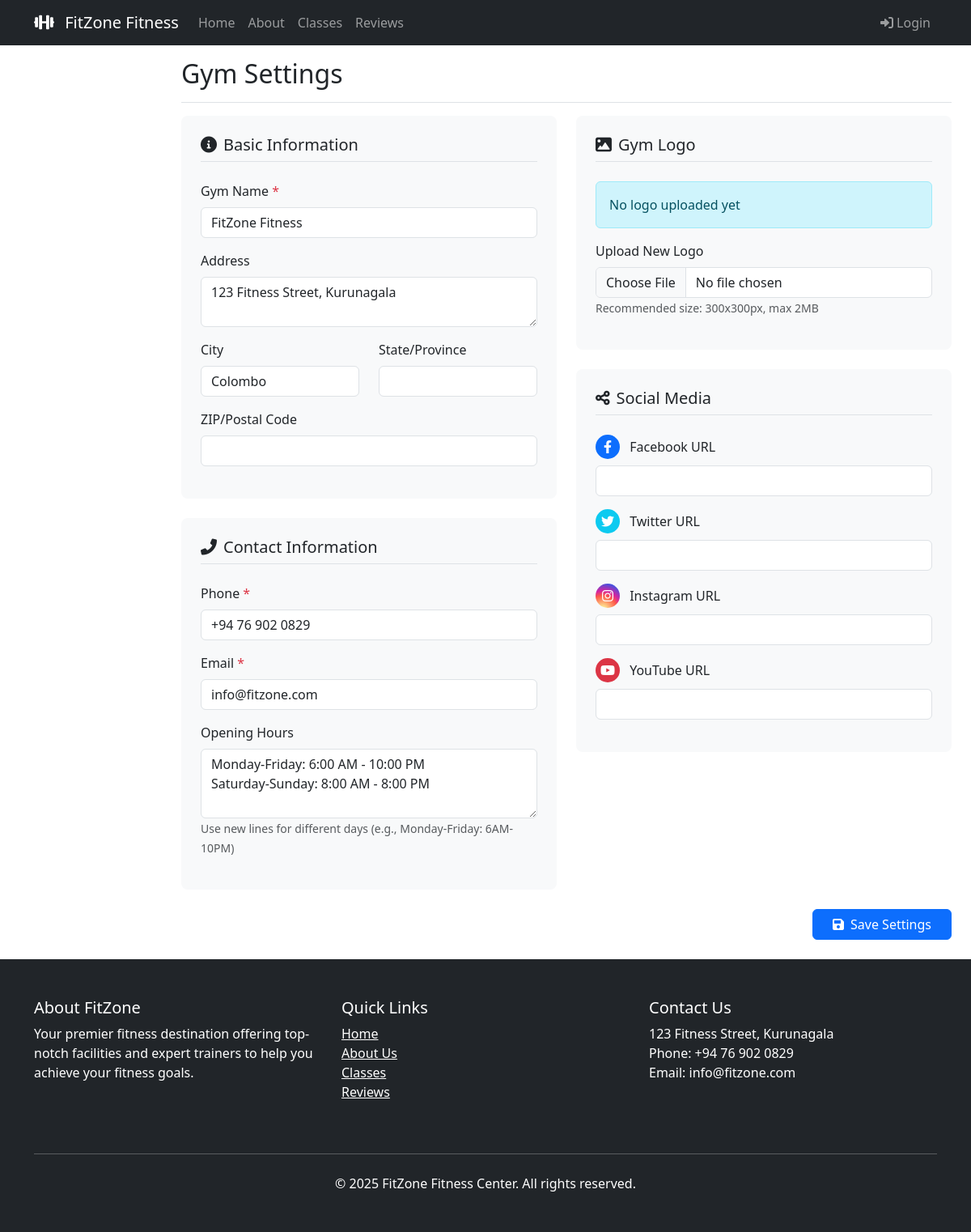
Screenshot of /gym_settings.php (signed in) with the database file from the repository.
### tables this page shows
CREATE TABLE IF NOT EXISTS gym_info (
    id INT AUTO_INCREMENT PRIMARY KEY,
    gym_name VARCHAR(255) NOT NULL,
    address TEXT,
    city VARCHAR(100),
    state VARCHAR(100),
    zip_code VARCHAR(20),
    phone VARCHAR(20),
    email VARCHAR(255),
    opening_hours TEXT,
    facebook_url VARCHAR(255),
    twitter_url VARCHAR(255),
    instagram_url VARCHAR(255),
    youtube_url VARCHAR(255),
    logo_url VARCHAR(255),
    updated_at TIMESTAMP DEFAULT CURRENT_TIMESTAMP ON UPDATE CURRENT_TIMESTAMP
);

### gym_settings.php (the view, shortened to what this page needs)
<?php
$db = new Database();
$conn = $db->getConnection();
$settings_query = $conn->query("SELECT * FROM gym_info LIMIT 1");
$settings = $settings_query->fetch_assoc();
?>
<!DOCTYPE html>
<html lang="en">
<head>
    <link href="https://cdn.jsdelivr.net/npm/bootstrap@5.3.0/dist/css/bootstrap.min.css" rel="stylesheet">
    <link rel="stylesheet" href="https://cdnjs.cloudflare.com/ajax/libs/font-awesome/6.0.0/css/all.min.css">
</head>
<body>
    <?php include 'navbar.php'; ?>
    <div class="container-fluid">
        <div class="row">
            <main class="col-md-9 ms-sm-auto col-lg-10 px-md-4">
                <div class="d-flex justify-content-between flex-wrap flex-md-nowrap align-items-center pt-3 pb-2 mb-3 border-bottom">
                    <h1 class="h2">Gym Settings</h1>
                </div>
                <form method="POST" enctype="multipart/form-data">
                    <div class="row">
                        <div class="col-md-6">
                            <div class="form-section">
                                <h5><i class="fas fa-info-circle me-2"></i>Basic Information</h5>
                                <div class="mb-3">
                                    <label for="gym_name" class="form-label">Gym Name <span class="text-danger">*</span></label>
                                    <input type="text" class="form-control" id="gym_name" name="gym_name"
                                           value="<?= htmlspecialchars($settings['gym_name'] ?? '') ?>" required>
                                </div>
                                <div class="mb-3">
                                    <label for="address" class="form-label">Address</label>
                                    <textarea class="form-control" id="address" name="address" rows="2"><?= htmlspecialchars($settings['address'] ?? '') ?></textarea>
                                </div>
                                <div class="row">
                                    <div class="col-md-6 mb-3">
                                        <label for="city" class="form-label">City</label>
                                        <input type="text" class="form-control" id="city" name="city"
                                               value="<?= htmlspecialchars($settings['city'] ?? '') ?>">
                                    </div>
                                    <div class="col-md-6 mb-3">
                                        <label for="state" class="form-label">State/Province</label>
                                        <input type="text" class="form-control" id="state" name="state"
                                               value="<?= htmlspecialchars($settings['state'] ?? '') ?>">
                                    </div>
                                </div>
                                <div class="mb-3">
                                    <label for="zip_code" class="form-label">ZIP/Postal Code</label>
                                    <input type="text" class="form-control" id="zip_code" name="zip_code"
                                           value="<?= htmlspecialchars($settings['zip_code'] ?? '') ?>">
                                </div>
                            </div>
                            <div class="form-section">
                                <h5><i class="fas fa-phone-alt me-2"></i>Contact Information</h5>
                                <div class="mb-3">
                                    <label for="phone" class="form-label">Phone <span class="text-danger">*</span></label>
                                    <input type="tel" class="form-control" id="phone" name="phone"
                                           value="<?= htmlspecialchars($settings['phone'] ?? '') ?>" required>
                                </div>
                                <div class="mb-3">
                                    <label for="email" class="form-label">Email <span class="text-danger">*</span></label>
                                    <input type="email" class="form-control" id="email" name="email"
                                           value="<?= htmlspecialchars($settings['email'] ?? '') ?>" required>
                                </div>
                                <div class="mb-3">
                                    <label for="opening_hours" class="form-label">Opening Hours</label>
                                    <textarea class="form-control" id="opening_hours" name="opening_hours" rows="3"><?= htmlspecialchars($settings['opening_hours'] ?? '') ?></textarea>
                                    <small class="text-muted">Use new lines for different days (e.g., Monday-Friday: 6AM-10PM)</small>
                                </div>
                            </div>
                        </div>
                        <div class="col-md-6">
                            <div class="form-section">
                                <h5><i class="fas fa-image me-2"></i>Gym Logo</h5>
                                <?php if (!empty($settings['logo_url'])): ?>
                                    <div>
                                        <img src="../<?= htmlspecialchars($settings['logo_url']) ?>" class="logo-preview" id="logoPreview">
                                    </div>
                                <?php else: ?>
                                    <div class="alert alert-info">
                                        No logo uploaded yet
                                    </div>
                                <?php endif; ?>
                                <div class="mb-3">
                                    <label for="logo" class="form-label">Upload New Logo</label>
                                    <input class="form-control" type="file" id="logo" name="logo" accept="image/*">
                                    <small class="text-muted">Recommended size: 300x300px, max 2MB</small>
                                </div>
                            </div>
                            <div class="form-section">
                                <h5><i class="fas fa-share-alt me-2"></i>Social Media</h5>
                                <div class="mb-3">
                                    <label for="facebook_url" class="form-label">
                                        <span class="social-icon bg-primary text-white"><i class="fab fa-facebook-f"></i></span>
                                        Facebook URL
                                    </label>
                                    <input type="url" class="form-control" id="facebook_url" name="facebook_url"
                                           value="<?= htmlspecialchars($settings['facebook_url'] ?? '') ?>">
                                </div>
                                <div class="mb-3">
                                    <label for="twitter_url" class="form-label">
                                        <span class="social-icon bg-info text-white"><i class="fab fa-twitter"></i></span>
                                        Twitter URL
                                    </label>
                                    <input type="url" class="form-control" id="twitter_url" name="twitter_url"
                                           value="<?= htmlspecialchars($settings['twitter_url'] ?? '') ?>">
                                </div>
                                <div class="mb-3">
                                    <label for="instagram_url" class="form-label">
                                        <span class="social-icon bg-gradient-instagram text-white"><i class="fab fa-instagram"></i></span>
                                        Instagram URL
                                    </label>
                                    <input type="url" class="form-control" id="instagram_url" name="instagram_url"
                                           value="<?= htmlspecialchars($settings['instagram_url'] ?? '') ?>">
                                </div>
                                <div class="mb-3">
                                    <label for="youtube_url" class="form-label">
                                        <span class="social-icon bg-danger text-white"><i class="fab fa-youtube"></i></span>
                                        YouTube URL
                                    </label>
                                    <input type="url" class="form-control" id="youtube_url" name="youtube_url"
                                           value="<?= htmlspecialchars($settings['youtube_url'] ?? '') ?>">
                                </div>
                            </div>
                        </div>
                    </div>
                    <div class="d-flex justify-content-end mb-4">
                        <button type="submit" class="btn btn-primary px-4">
                            <i class="fas fa-save me-2"></i>Save Settings
                        </button>
                    </div>
                </form>
            </main>
        </div>
    </div>
    <?php include 'footer.php'; ?>
</body>
</html>

### footer.php (shortened to what this page needs)
<?php
require 'db.php';
try {
    $gym_info = $conn->query("SELECT * FROM gym_info LIMIT 1")->fetch();
} catch (PDOException $e) {
    $gym_info = [];
}
?>
<footer class="bg-dark text-white py-5">
    <div class="container">
        <div class="row">
            <div class="col-md-4 mb-4">
                <h5>About FitZone</h5>
                <p>Your premier fitness destination offering top-notch facilities and expert trainers to help you achieve your fitness goals.</p>
            </div>
            <div class="col-md-4 mb-4">
                <h5>Quick Links</h5>
                <ul class="list-unstyled">
                    <li><a href="index.php" class="text-white">Home</a></li>
                    <li><a href="about.php" class="text-white">About Us</a></li>
                    <li><a href="classes.php" class="text-white">Classes</a></li>
                    <li><a href="reviews.php" class="text-white">Reviews</a></li>
                </ul>
            </div>
            <div class="col-md-4 mb-4">
                <h5>Contact Us</h5>
                <p>
                    <?php echo htmlspecialchars($gym_info['address'] ?? '123 Fitness St, Kurunegala'); ?><br>
                    Phone: <?php echo htmlspecialchars($gym_info['phone'] ?? '(123) 456-7890'); ?><br>
                    Email: <?php echo htmlspecialchars($gym_info['email'] ?? 'info@fitzone.com'); ?>
                </p>
            </div>
        </div>
        <hr class="my-4 bg-light">
        <div class="text-center">
            <p class="mb-0">&copy; <?php echo date('Y'); ?> FitZone Fitness Center. All rights reserved.</p>
        </div>
    </div>
</footer>

### gym_settings.php (style rules this page uses)
.social-icon { width: 30px; height: 30px; display: inline-flex; align-items: center; justify-content: center; border-radius: 50%; margin-right: 0.5rem; }
.form-section { background-color: #f8f9fa; border-radius: 0.5rem; padding: 1.5rem; margin-bottom: 1.5rem; }
.form-section h5 { border-bottom: 1px solid #dee2e6; padding-bottom: 0.5rem; margin-bottom: 1.5rem; }

### rows the page displays
gym_info: gym_name "FitZone Fitness", address "123 Fitness Street, Kurunagala", city "Colombo", phone "+94 76 902 0829", email "info@fitzone.com", opening_hours "Monday-Friday: 6:00 AM - 10:00 PM Saturday-Sunday: 8:00 AM - 8:00 PM"
